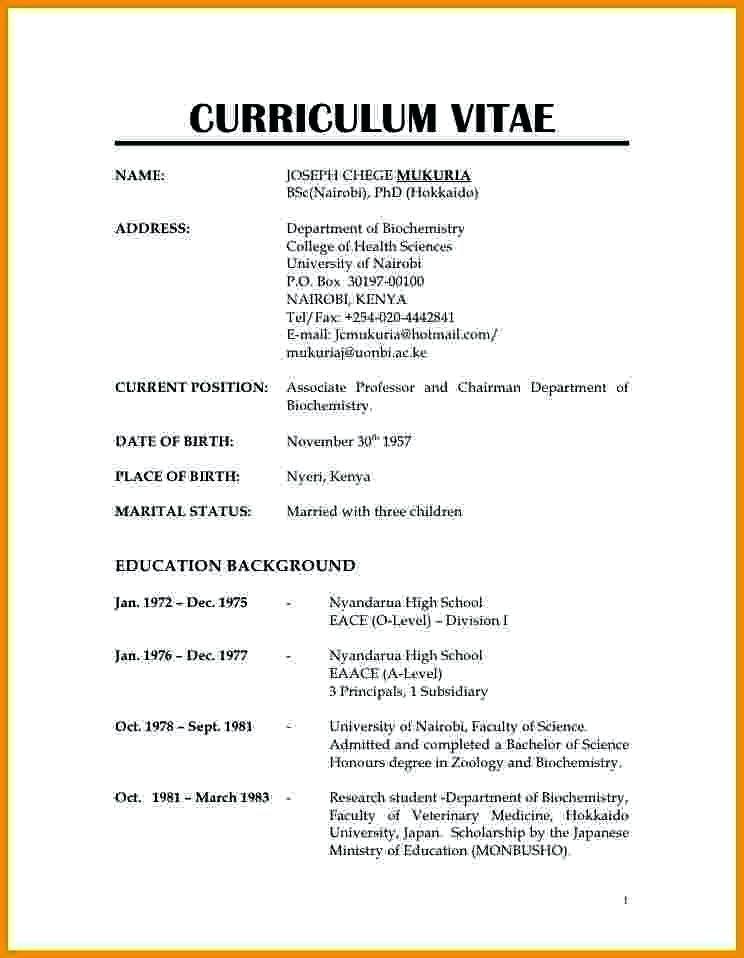
#> input picture jdr/Resume Images for OCR/resume image 1.jpg, 744 x 958 px
$ python ocr_cli.py
#> lines starting #> are read from the running program, lines starting #| are printed output that depends on the picture; after the words box and inside, x2 and y2 are one past the last pixel; in counts of white or black regions, pixels touching at a corner belong together
#> the answer given: ../jdr/Resume Images for OCR/resume image 1.jpg
import cv2
import pytesseract
import os

if os.name == 'nt':
    local_app_data = os.environ.get('LOCALAPPDATA', '')
    tesseract_paths = [
        os.path.join(local_app_data, r"Programs\Tesseract-OCR\tesseract.exe"),
        r"C:\Program Files\Tesseract-OCR\tesseract.exe",
        r"C:\Program Files (x86)\Tesseract-OCR\tesseract.exe"
    ]
    for t_path in tesseract_paths:
        if os.path.exists(t_path):
            pytesseract.pytesseract.tesseract_cmd = t_path
            break


def load_image(image_path):
    """Load image from disk."""
    if not os.path.exists(image_path):
        raise FileNotFoundError(f"Image not found: {image_path}")

    image = cv2.imread(image_path)
#> image is the input picture: shape (958, 744, 3); mean B, G, R 233.6, 239.6, 242.5

    if image is None:
        raise ValueError("Unable to read the image.")

    return image


def preprocess_image(image):
    """Preprocess image for better OCR."""

    gray = cv2.cvtColor(image, cv2.COLOR_BGR2GRAY)
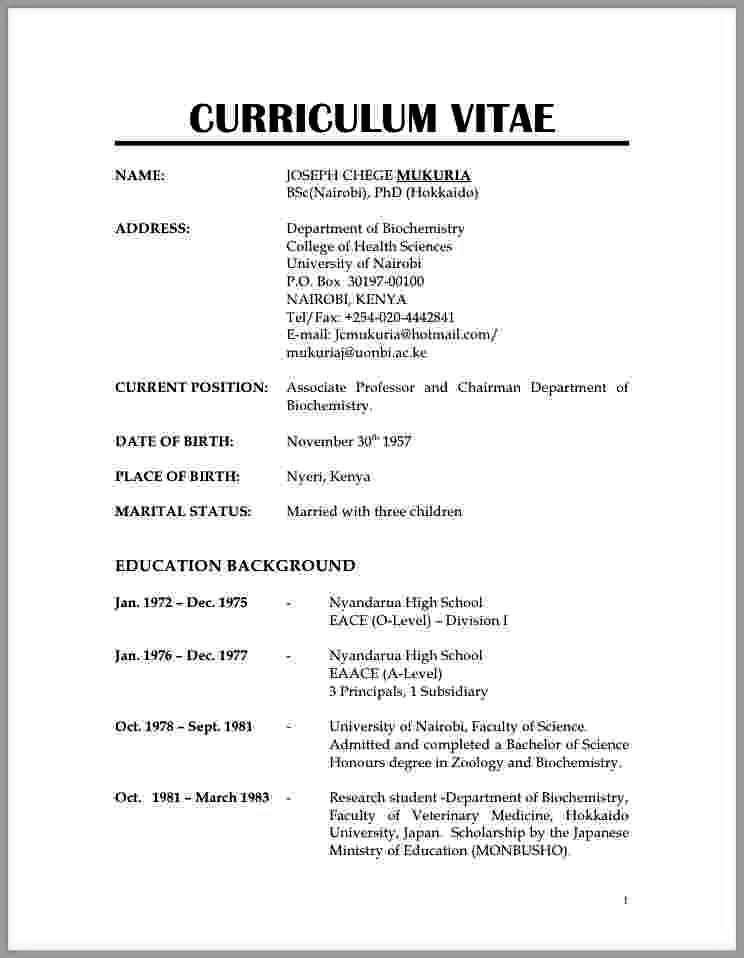
#> gray: shape (958, 744); min 0, max 255, mean 239.8

    gray = cv2.GaussianBlur(gray, (3, 3), 0)

    processed = cv2.adaptiveThreshold(
        gray,
        255,
        cv2.ADAPTIVE_THRESH_GAUSSIAN_C,
        cv2.THRESH_BINARY,
        31,
        15
    )
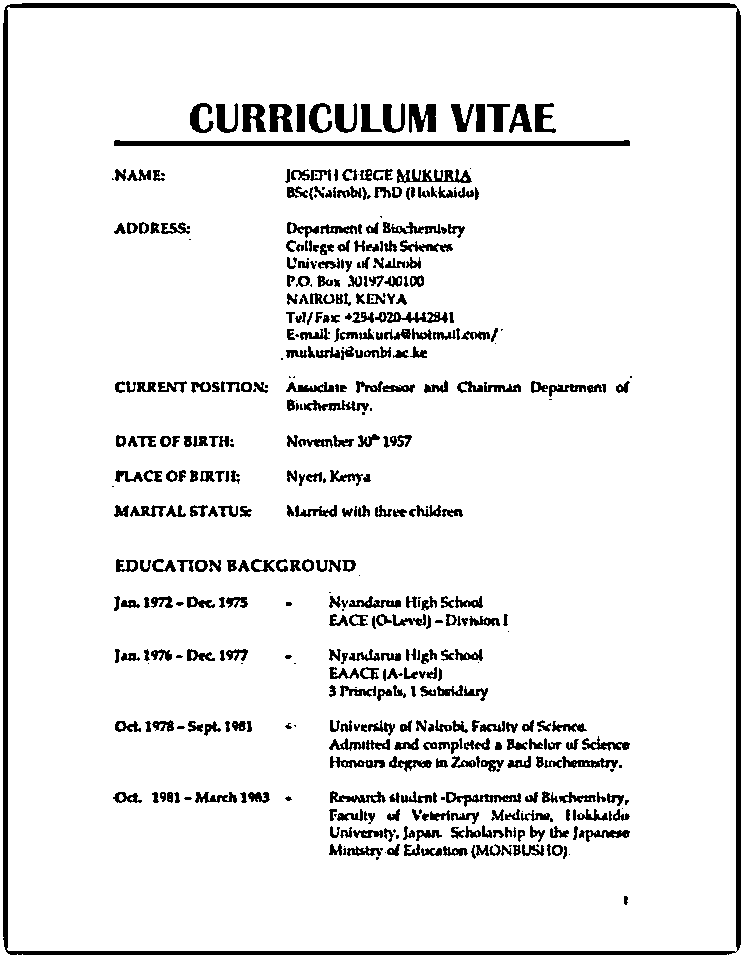
#> processed: shape (958, 744); 91.5% white; 480 black regions (79 under 20 px), largest, box (x1, y1, x2, y2) and area: (3, 3, 741, 955) 15885, (114, 140, 630, 146) 2590, (397, 169, 472, 183) 555

    return processed


def extract_text(image):
    """Extract text using Tesseract OCR."""

    config = r'--oem 3 --psm 6'

    text = pytesseract.image_to_string(
        image,
        lang='eng',
        config=config
    )

    return text


def save_text(text, filename="extracted_text.txt"):
    """Save extracted text to a file."""

    with open(filename, "w", encoding="utf-8") as f:
        f.write(text)


def main():

    image_path = input("Enter image path: ")

    try:
        image = load_image(image_path)

        processed = preprocess_image(image)

        text = extract_text(processed)

        print("\n========== EXTRACTED TEXT ==========\n")
        print(text)

        save_text(text)

        cv2.imwrite("processed_image.png", processed)

        print("\nText saved as extracted_text.txt")
        print("Processed image saved as processed_image.png")

    except Exception as e:
        print("Error:", e)


if __name__ == "__main__":
    main()
#> (the call stopped at in extract_text, `text = pytesseract.image_to_string( image, lang='eng', config=config )`: pytesseract is not available in this run)

$ run again, on jdr/Resume Images for OCR/resume image 4.jpg
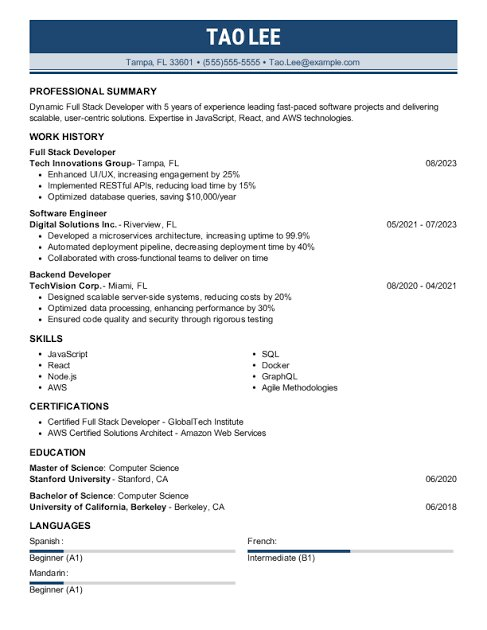
#> input picture jdr/Resume Images for OCR/resume image 4.jpg, 487 x 630 px
#> in load_image, image is the input picture: shape (630, 487, 3); mean B, G, R 237, 234.7, 232.3
#> in preprocess_image, `gray = cv2.cvtColor(image, cv2.COLOR_BGR2GRAY)`:
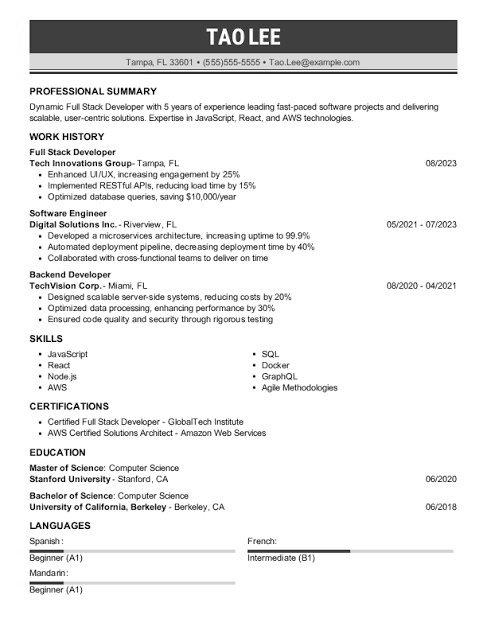
#> gray: shape (630, 487); min 0, max 255, mean 234.2
#> in preprocess_image, `processed = cv2.adaptiveThreshold( gray, 255, cv2.ADAPTIVE_THRESH_GAUS..`:
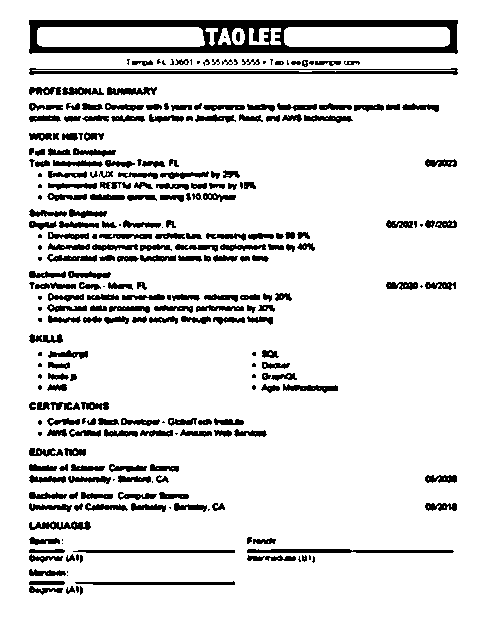
#> processed: shape (630, 487); 88% white; 277 black regions (56 under 20 px), largest, box (x1, y1, x2, y2) and area: (29, 20, 458, 54) 6719, (29, 68, 458, 75) 1724, (247, 549, 454, 553) 701

$ run again, on jdr/Resume Images for OCR/resume image 5.jpg
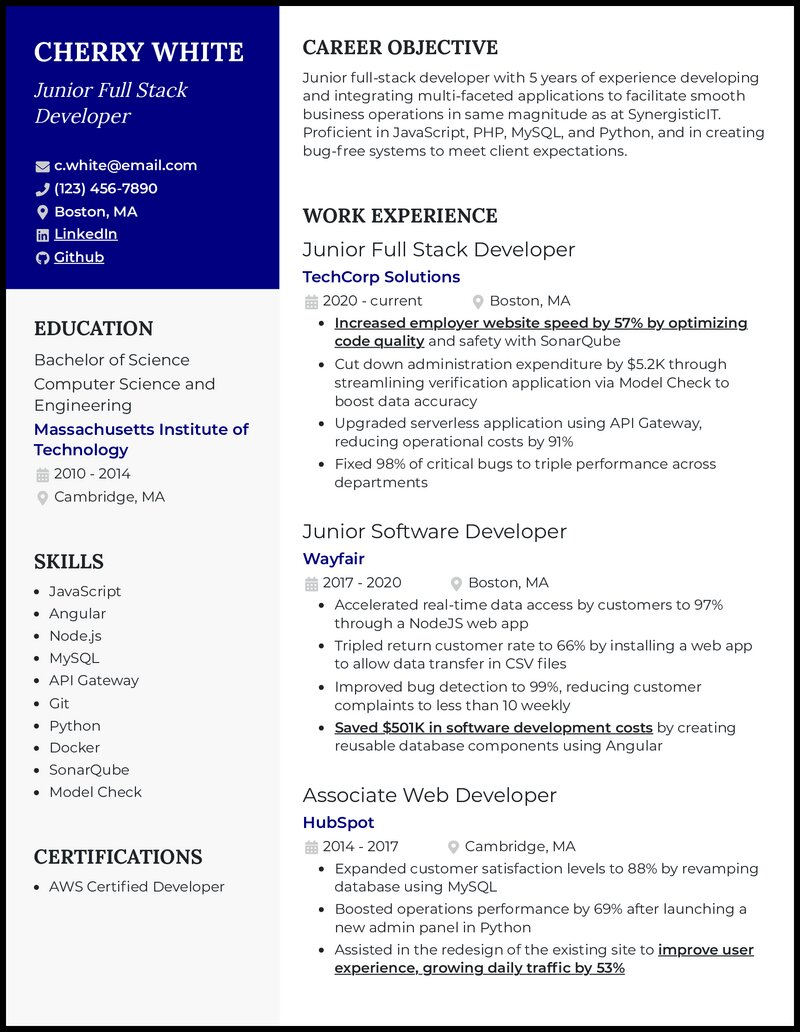
#> input picture jdr/Resume Images for OCR/resume image 5.jpg, 800 x 1032 px
#> in load_image, image is the input picture: shape (1032, 800, 3); mean B, G, R 224.4, 212.9, 212.8
#> in preprocess_image, `gray = cv2.cvtColor(image, cv2.COLOR_BGR2GRAY)`:
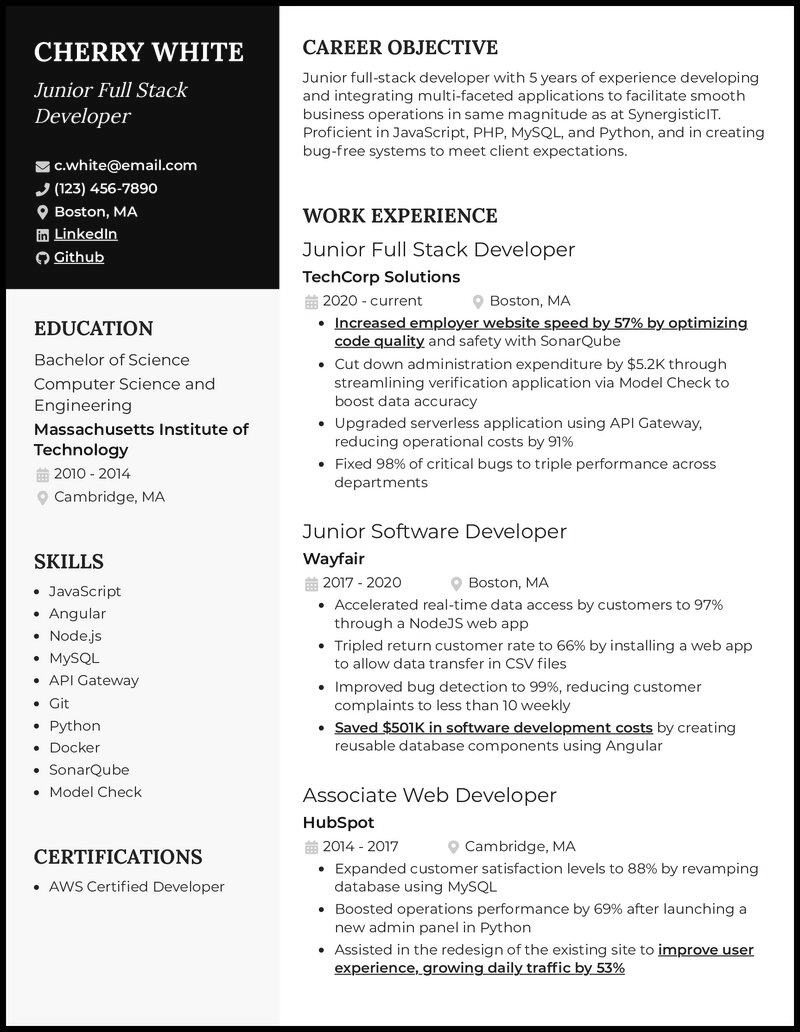
#> gray: shape (1032, 800); min 0, max 255, mean 214.2
#> in preprocess_image, `processed = cv2.adaptiveThreshold( gray, 255, cv2.ADAPTIVE_THRESH_GAUS..`:
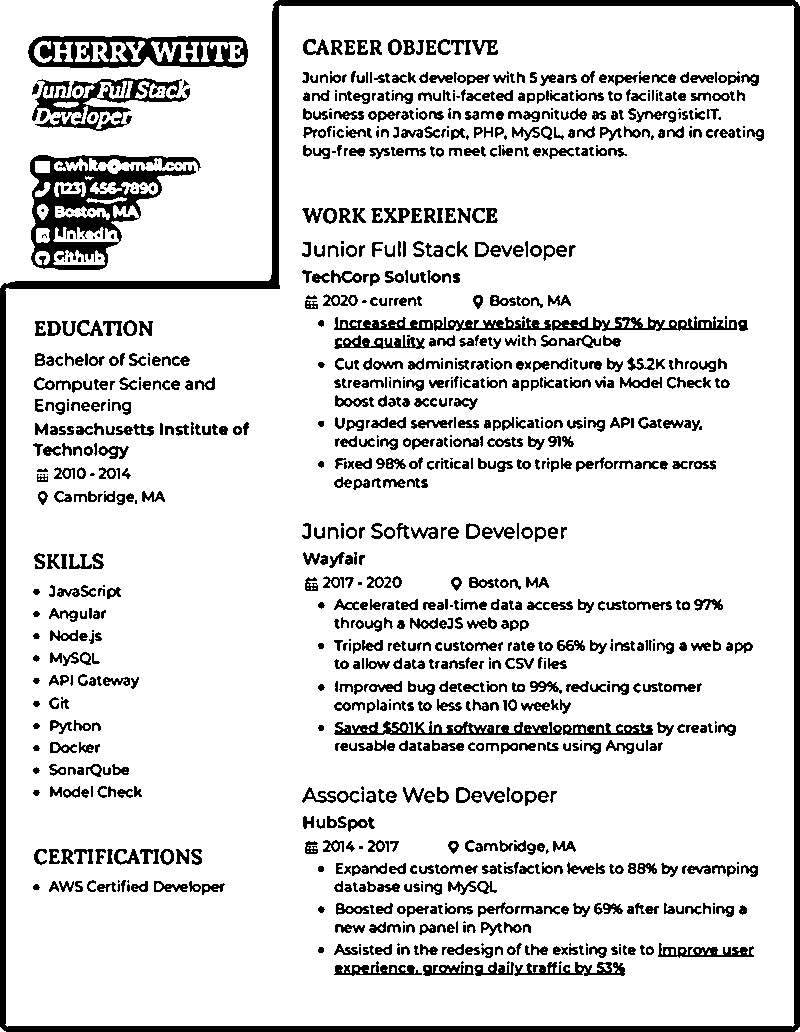
#> processed: shape (1032, 800); 86.4% white; 1160 black regions (184 under 20 px), largest, box (x1, y1, x2, y2) and area: (0, 0, 800, 1032) 22562, (30, 155, 201, 270) 7415, (28, 36, 248, 68) 4089

$ run again, on jdr/Resume Images for OCR/resume image 6.jpg
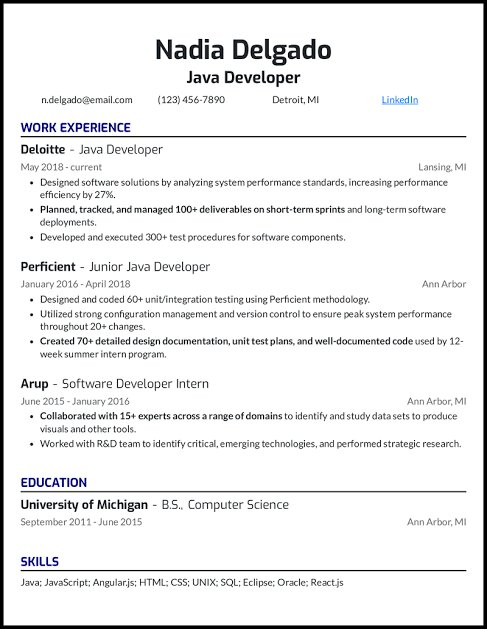
#> input picture jdr/Resume Images for OCR/resume image 6.jpg, 487 x 629 px
#> in load_image, image is the input picture: shape (629, 487, 3); mean B, G, R 236.5, 236.1, 236
#> in preprocess_image, `gray = cv2.GaussianBlur(gray, (3, 3), 0)`:
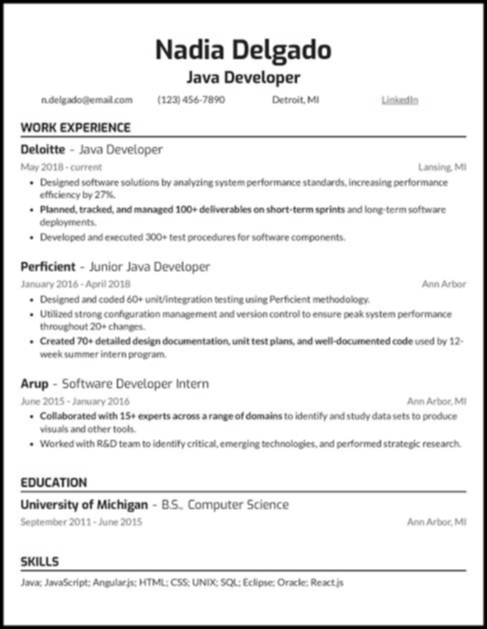
#> gray: shape (629, 487); min 0, max 255, mean 236.2
#> in preprocess_image, `processed = cv2.adaptiveThreshold( gray, 255, cv2.ADAPTIVE_THRESH_GAUS..`:
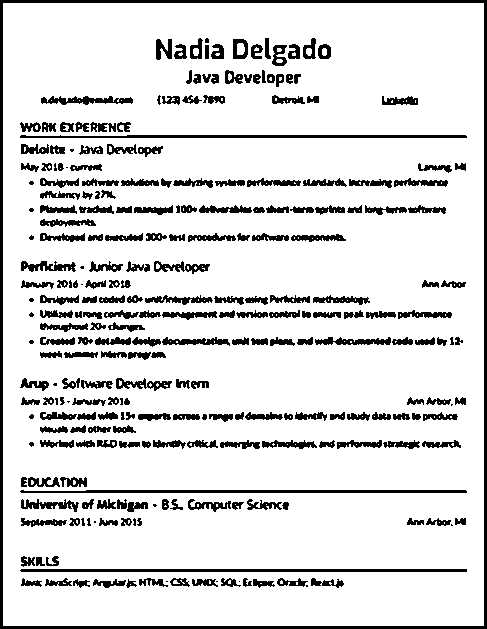
#> processed: shape (629, 487); 86.6% white; 268 black regions (27 under 20 px), largest, box (x1, y1, x2, y2) and area: (0, 0, 487, 629) 6660, (20, 569, 467, 572) 1339, (20, 490, 467, 493) 1276
